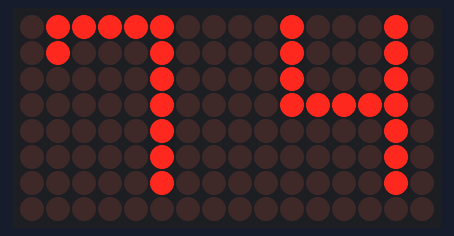
Bench run of a sketch on a simulated Arduino Uno, built with avr-gcc and run on an emulated ATmega328P. On the bench: 16×8 LED matrix. Random numbers use the default seed unless the sketch sets one.

Above: at 0.1 s.
At 4.6 s:
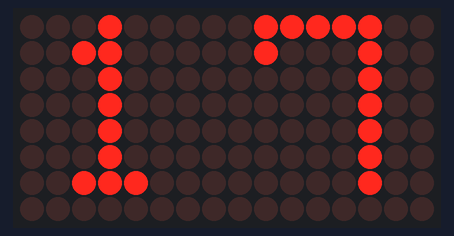
At 9.6 s:
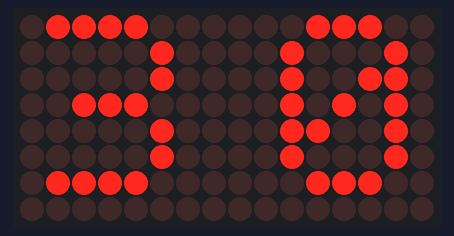
At 19.6 s:
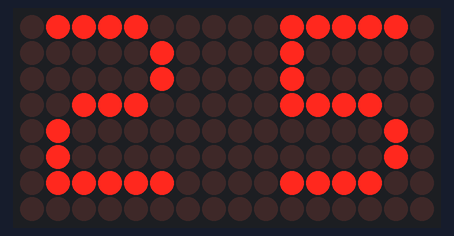
At 29.1 s:
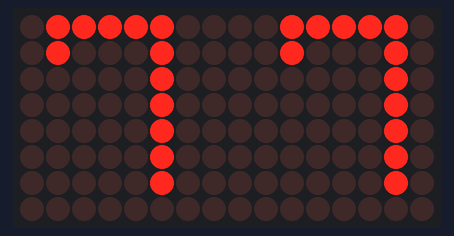
At 39.2 s:
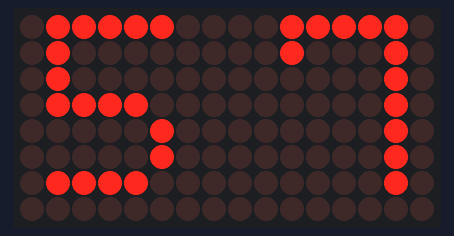

The sketch:

main.ino.ino
```cpp
// Including the required Arduino libraries
#include <MD_Parola.h>
#include <MD_MAX72xx.h>
#include <SPI.h>

// Uncomment according to your hardware type
//#define HARDWARE_TYPE MD_MAX72XX::FC16_HW
#define HARDWARE_TYPE MD_MAX72XX::GENERIC_HW

// Defining size, and output pins
#define MAX_DEVICES 2
#define CS_PIN 10

// Create a new instance of the MD_Parola class with hardware SPI connection
MD_Parola myDisplay = MD_Parola(HARDWARE_TYPE, CS_PIN, MAX_DEVICES);

void setup() {
  // Intialize the object
  myDisplay.begin();

  // Set the intensity (brightness) of the display (0-15)
  myDisplay.setIntensity(15);

  // Clear the display
  myDisplay.displayClear();
}

void randomNumbers() {
  myDisplay.setTextAlignment(PA_CENTER);
  myDisplay.print(String(random(0, 9)) + " " + String(random(0, 9)));
}

void loop() {
  randomNumbers();
  delay(500);
}
```

Measured:
- what the display in image 1 shows lasts 0.5 s, from 4.5 s to 5.0 s
